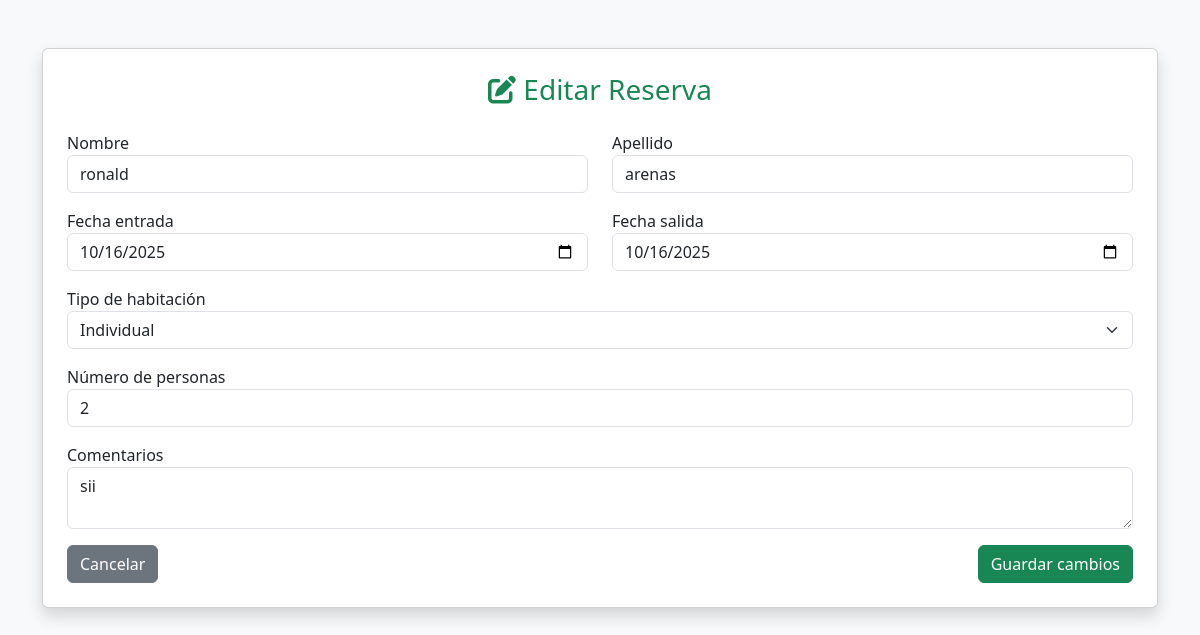
Screenshot of /index.php?action=editarReserva&id=21 (signed in) with the database file from the repository.
### tables this page shows
CREATE TABLE `reservations` (
  `id` int NOT NULL AUTO_INCREMENT,
  `user_id` int DEFAULT NULL,
  `nombre` varchar(100) DEFAULT NULL,
  `apellido` varchar(100) DEFAULT NULL,
  `fecha_entrada` date DEFAULT NULL,
  `fecha_salida` date DEFAULT NULL,
  `habitacion` varchar(50) DEFAULT NULL,
  `personas` int DEFAULT NULL,
  `comentarios` text,
  `created_at` datetime DEFAULT CURRENT_TIMESTAMP,
  `updated_at` datetime DEFAULT CURRENT_TIMESTAMP ON UPDATE CURRENT_TIMESTAMP,
  `deleted_at` datetime DEFAULT NULL,
  `created_by` varchar(100) DEFAULT NULL,
  `updated_by` varchar(100) DEFAULT NULL,
  `deleted_by` varchar(100) DEFAULT NULL,
  PRIMARY KEY (`id`)
);

### models/conexion.php (called while the page is built, shortened)
<?php
class conexion {
    private $mySQLI;
    private $result;
    public function conectar() {
        $host = 'localhost';
        $db = "hotel_reservas";
        $user = 'root';
        $password = '';
        $this->mySQLI = new mysqli($host,$user,$password,$db);
    }
    public function query($sql) {
        $this->result = $this->mySQLI->query($sql);
    }
    public function getResult(){
        return $this->result;
    }
}

### views/html/auth/editarReserva.php (the view, shortened to what this page needs)
<!DOCTYPE html>
<html lang="es">
<head>
  <link href="https://cdn.jsdelivr.net/npm/bootstrap@5.3.0/dist/css/bootstrap.min.css" rel="stylesheet">
  <link href="https://cdnjs.cloudflare.com/ajax/libs/font-awesome/6.4.0/css/all.min.css" rel="stylesheet">
</head>
<body class="bg-light">
  <div class="container mt-5">
    <div class="card shadow p-4">
      <h3 class="text-center text-success mb-4"><i class="fa-solid fa-pen-to-square"></i> Editar Reserva</h3>
      <form action="<?= SITE_URL ?>index.php?action=editarReserva" method="POST">
        <div class="row mb-3">
          <div class="col">
            <label>Nombre</label>
            <input type="text" name="nombre" class="form-control" value="<?= $reserva['nombre'] ?>" required>
          </div>
          <div class="col">
            <label>Apellido</label>
            <input type="text" name="apellido" class="form-control" value="<?= $reserva['apellido'] ?>" required>
          </div>
        </div>
        <div class="row mb-3">
          <div class="col">
            <label>Fecha entrada</label>
            <input type="date" name="fecha_entrada" class="form-control" value="<?= $reserva['fecha_entrada'] ?>" required>
          </div>
          <div class="col">
            <label>Fecha salida</label>
            <input type="date" name="fecha_salida" class="form-control" value="<?= $reserva['fecha_salida'] ?>" required>
          </div>
        </div>
        <div class="mb-3">
          <label>Tipo de habitación</label>
          <select name="habitacion" class="form-select" required>
            <option <?= $reserva['habitacion'] == 'individual' ? 'selected' : '' ?> value="individual">Individual</option>
          </select>
        </div>
        <div class="mb-3">
          <label>Número de personas</label>
          <input type="number" name="personas" class="form-control" value="<?= $reserva['personas'] ?>" min="1" max="6" required>
        </div>
        <div class="mb-3">
          <label>Comentarios</label>
          <textarea name="comentarios" class="form-control" rows="2"><?= $reserva['comentarios'] ?></textarea>
        </div>
        <div class="d-flex justify-content-between">
          <a href="<?= SITE_URL ?>index.php?action=formReservas" class="btn btn-secondary">Cancelar</a>
          <button type="submit" class="btn btn-success" name="btneditar" value="1">Guardar cambios</button>
        </div>
      </form>
    </div>
  </div>
</body>
</html>

### rows the page displays
reservations: nombre "ronald", apellido "arenas", fecha_entrada "10/16/2025", fecha_salida "10/16/2025", habitacion "Individual", personas "2", comentarios "sii"
